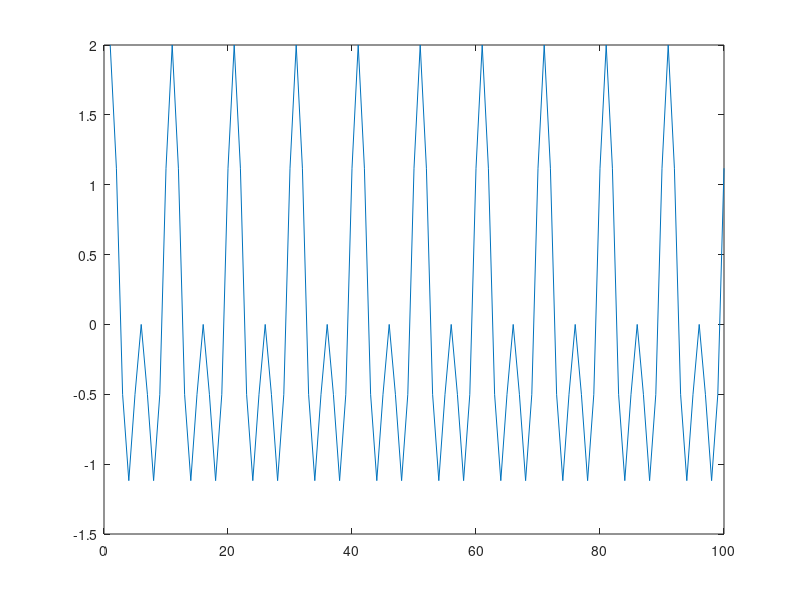
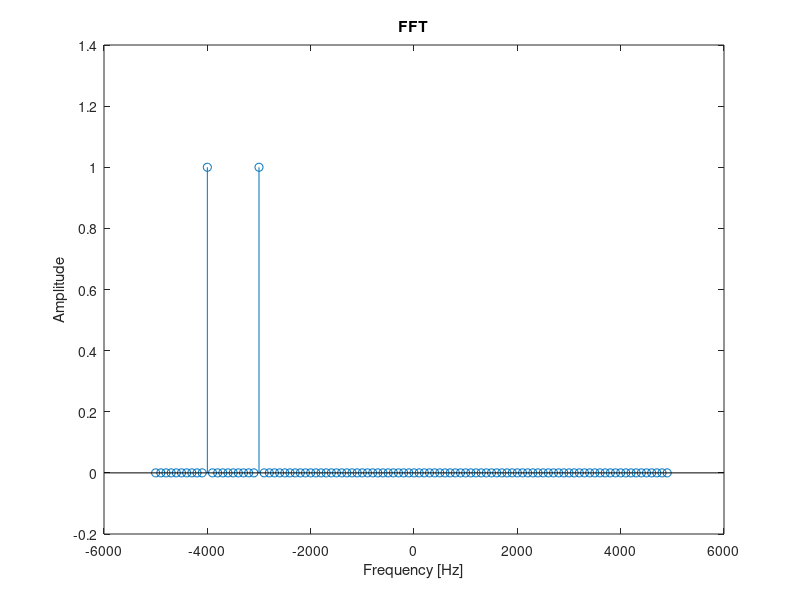

MATLAB code to generate these figures, in order: (Note: this script raises an error after producing the figures.)
close all


close all
clear
fs=10e3;
f=2e3;
f2=f/2;
t=0:1/fs:0.01-1/fs;
x=exp(1i*2*pi*f*t);
x2=exp(1i*2*pi*f2*t);
x=x+x2;
plot(real(x));

faxis=0:fs/length(t):fs-fs/length(t);
faxis=faxis-fs/2;

%% fft
X=fft(x);
X=X/length(X);
X_sh=fftshift(X);

figure
stem(faxis,real(X));
title("FFT")
xlabel("Frequency [Hz]")
ylabel("Amplitude")

X_sh_custom=fftshift_custom(X);

figure
stem(faxis,X_sh_custom);
hold on
stem(faxis,X_sh);
title("FFT")
xlabel("Frequency [Hz]")
ylabel("Amplitude")
